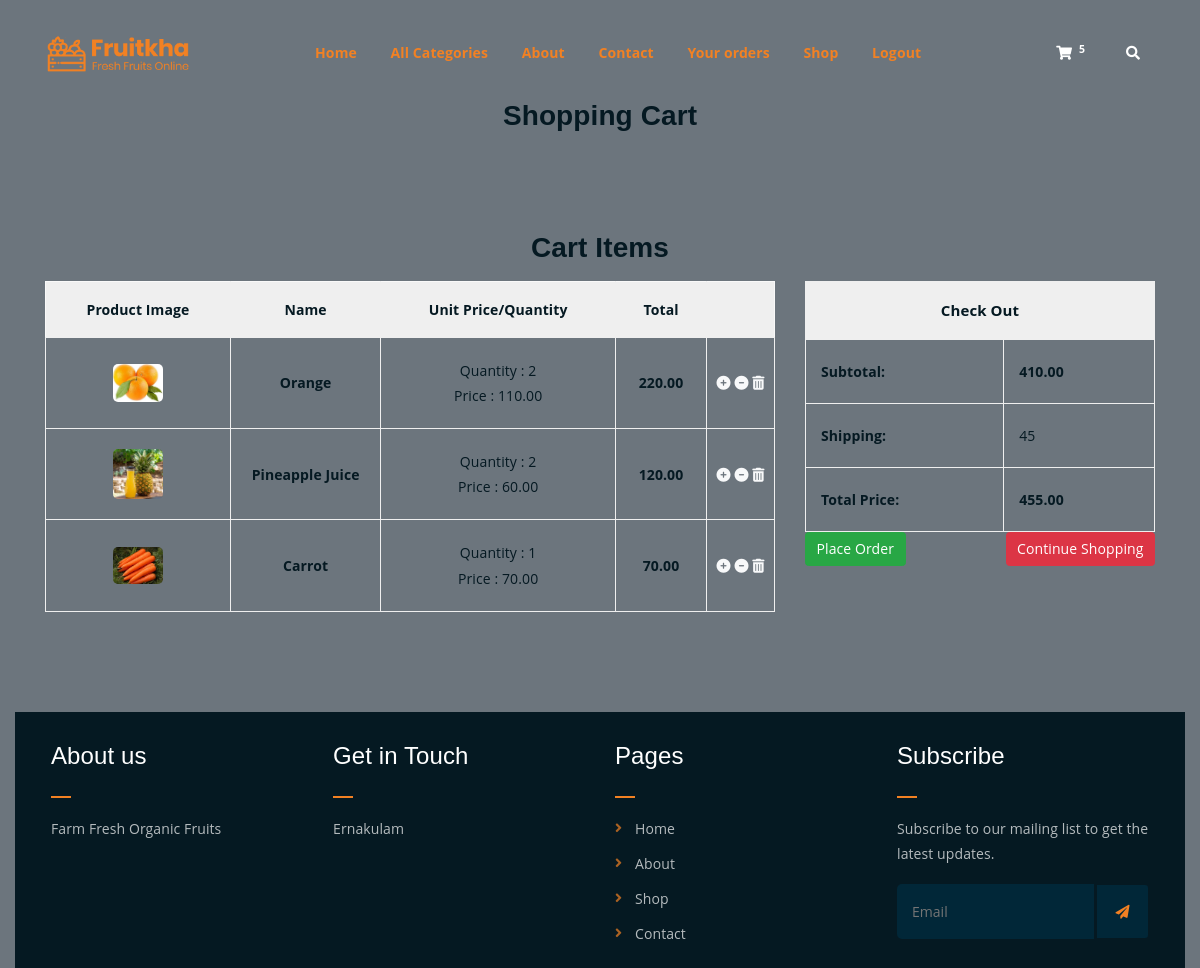
Screenshot of /cart/cart (signed in) with the database file from the repository.
### cart/models.py (models this page shows)
class Cart(models.Model):
    user=models.ForeignKey(User,on_delete=models.CASCADE)
    product=models.ForeignKey(Product,on_delete=models.CASCADE)
    quantity=models.IntegerField(default=1)
    date_added=models.DateTimeField(auto_now_add=True)
    def total(self):
        return self.quantity * self.product.price

### shop/models.py (models this page shows, shortened)
class Product(models.Model):
    name=models.CharField(max_length=20)
    desc=models.TextField()
    image=models.ImageField(upload_to='products')
    price=models.DecimalField(max_digits=10,decimal_places=2)
    stock=models.IntegerField()
    available=models.BooleanField(default=True)
    created=models.DateTimeField(auto_now_add=True)
    updated=models.DateTimeField(auto_now=True)
    category=models.ForeignKey(Category,on_delete=models.CASCADE)

### cart/views.py (the view)
# urls.py: path('cart',views.cart_view,name="cart"),
def cart_view(request):
    u=request.user
    c=Cart.objects.filter(user=u)
    total = 0
    totalprice=0
    for i in c:
        total+=i.quantity*i.product.price
    totalprice=total+45
    context={'cart':c,'total':total,'totalprice':totalprice}
    return render(request,'cart.html',context)

### cart/context_processors.py (called while the page is built)
def count_items(request):
    u=request.user
    count=0
    if request.user.is_authenticated:
        try:
            c=Cart.objects.filter(user=u)
            for i in c:
                count+=i.quantity
        except:
            count=0
    return {'c':count}

### shop/context_processors.py (called while the page is built)
def menu_links(request):
    c=Category.objects.all()
    return {'links':c}

### templates/cart.html
{% extends 'base.html' %}
{% load static %}
{% block content %}
<div class="container-fluid bg-secondary">
<div style="height:100px;width:100%"></div>
<h3 style="text-align:center;">Shopping Cart</h3>
    <div class="cart-section mt-100 mb-100">
		<div class="container"><h3 style="text-align:center;">Cart Items</h3>
			<div class="row">
				<div class="col-lg-8 col-md-12">
					<div class="cart-table-wrap">
						<table class="cart-table">
							<thead class="cart-table-head">
								<tr class="table-head-row">
                                    <th class="product-image"><strong>Product Image</strong></th>
									<th class="product-name"><strong>Name</strong></th>
                                    <th class="product-price"><strong>Unit Price/Quantity</strong></th>
									<th class="product-total"><strong>Total</strong></th>
									<th></th>
								</tr>
							</thead>
							<tbody>
								{% for i in cart %}
								<tr class="table-body-row">
									<td class="product-image"><img src="{{i.product.image.url}}" alt=""></td>
									<td class="product-name"><strong>{{i.product.name}}</strong></td>
									<td class="product-price product-quantity">Quantity : {{i.quantity}} <br> Price : {{i.product.price}}</td>
									<td class="product-total"><strong>{{i.total}}</strong></td>
									<td>
										{% if i.product.stock > 0 %}
										<a href="{% url 'cart:addtocart' i.product.id %}"><i class="fa-solid fa-circle-plus text-light fs-4"></i></a>
									<a href="{% url 'cart:cart_remove' i.product.id %}"><i class="fa-solid fa-circle-minus text-light fs-4"></i></a>
									<a href="{% url 'cart:cart_delete' i.product.id %}"><i class="fa-solid fa-trash-can text-light fs-4"></i></a>
										{% else %}
									<a href="{% url 'cart:cart_remove' i.product.id %}"><i class="fa-solid fa-circle-minus text-light fs-4"></i></a>
									<a href="{% url 'cart:cart_delete' i.product.id %}"><i class="fa-solid fa-trash-can text-light fs-4"></i></a>
									{% endif %}
									</td>
								</tr>
							{% endfor %}
							</tbody>
						</table>
					</div>
				</div>
				<div class="col-lg-4">
					<div class="total-section">
						<table class="total-table">
							<thead class="total-table-head">
								<tr class="table-total-row">
                                    <th colspan="2" style="text-align:center;"><strong>Check Out</strong></th>
								</tr>
							</thead>
							<tbody>
								<tr class="total-data">
									<td><strong>Subtotal: </strong></td>
									<td><strong>{{total}}</strong></td>
								</tr>
								<tr class="total-data">
									<td><strong>Shipping: </strong></td>
									<td>45</td>
								</tr>
								<tr class="total-data">
									<td><strong>Total Price: </strong></td>
									<td><strong>{{totalprice}}</strong></td>
								</tr>
							</tbody>
						</table>
						<div class="d-flex justify-content-between">
							<a href="{% url 'cart:order_form' %}" class="btn btn-success">Place Order</a>
							<a href="" class="btn btn-danger">Continue Shopping</a>
						</div>
					</div>
				</div>
			</div>
		</div>
</div>
{% endblock %}

### static/assets/css/main.css (style rules this page uses)
html { font-size: 14px; font-weight: 400; line-height: 28px; height: 100%; }
body { font-family: "Open Sans", sans-serif; font-weight: 400; font-size: 1rem; letter-spacing: 0.1px; line-height: 1.8; color: #051922; overflow-x: hidden; }
body img { max-width: 100%; }
a { cursor: pointer; text-decoration: none; -webkit-transition: all 0.2s ease-in-out; -o-transition: all 0.2s ease-in-out; transition: all 0.2s ease-in-out; }
h1, .h1, h2, .h2, h3, .h3, h4, .h4, h5, .h5, h6, .h6 { font-family: "Poppins", sans-serif; font-weight: 700; margin: 0 0 1.25rem 0; color: #051922; }
h3, .h3 { font-size: 2rem; font-weight: 700; line-height: 2.25rem; }
.mt-100 { margin-top: 100px; }
.mb-100 { margin-bottom: 100px; }
.product-image img { -webkit-transition: 0.3s; -o-transition: 0.3s; transition: 0.3s; }
html, body { height: 100%; }
.product-image { padding: 30px; padding-bottom: 0; }
.product-image img { width: 90%; border-radius: 5px; margin-bottom: 20px; }
table.cart-table { border: 1px solid #f9f9f9; width: 100%; }
thead { border-bottom: 1px solid #eee; }
tr.table-head-row th { border-right: 1px solid #efefef; padding: 15px; font-weight: 500; text-align: center; }
tr.table-head-row th:last-child { border-right: none; }
.cart-table-wrap tbody tr td { text-align: center; }
td.product-image img { max-width: 50px; -webkit-box-shadow: none; box-shadow: none; margin-bottom: 0; }
.cart-table-wrap tbody tr td { border: 1px solid #efefef; padding: 20px 0; color: #051922; }
thead.cart-table-head tr { background-color: #efefef; }
.total-section table.total-table { border: 1px solid #efefef; width: 100%; }
tr.table-total-row { background-color: #efefef; }
tr.table-total-row th { font-weight: 500; font-size: 15px; padding: 15px; }
table.total-table tbody tr.total-data td { border: 1px solid #efefef; padding: 19px 15px; }
tr.total-data td strong { margin-right: 32px; }

### rows the page displays
Cart: product.image (picture), product.name "Orange", quantity "2", product.price "110.00", total "220.00"
Cart: product.image (picture), product.name "Pineapple Juice", quantity "2", product.price "60.00", total "120.00"
Cart: product.image (picture), product.name "Carrot", quantity "1", product.price "70.00", total "70.00"

### other values shown
{{ c }} "5"
{{ total }} "410.00"
{{ totalprice }} "455.00"
